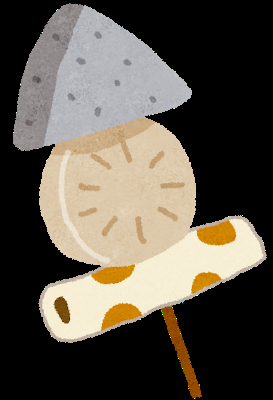
#> input picture 03_py_core/data/oden.png, 273 x 400 px
$ python py_basic_ops.py
#> lines starting #> are read from the running program, lines starting #| are printed output that depends on the picture; after the words box and inside, x2 and y2 are one past the last pixel; in counts of white or black regions, pixels touching at a corner belong together
# -*- coding: utf-8 -*-
import cv2 as cv
import numpy as np

img = cv.imread('data/oden.png')
#> img is the input picture: shape (400, 273, 3); mean B, G, R 73.9, 84.4, 91.2

px = img[100, 100]
#> px = [191, 185, 183]
print(px)
#| [191 185 183]


blue = img[100, 100, 0]
#> blue = 191
print(blue)
#| 191

img[100, 100] = [255, 255, 255]
#> img: shape (400, 273, 3); under 0.01% of pixels changed, all inside (x1, y1, x2, y2) = (100, 100, 101, 101)
print(img[100, 100])
#| [255 255 255]

print(img.item(10, 10, 2))
#| 0
print(img.itemset((10, 10, 2), 100))
#| None
#> img: shape (400, 273, 3); mean B, G, R 73.9, 84.4, 91.2
print(img.item(10, 10, 2))
#| 100

print("----")

print(img.shape)
#| (400, 273, 3)
print(img.size)
#| 327600
print(img.dtype)
#| uint8

print("----")
ball = img[280:340, 210:270]
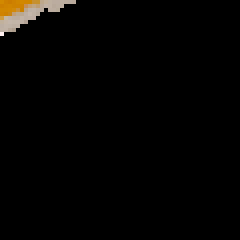
#> ball: shape (60, 60, 3) (shown 4 times larger); mean B, G, R 2.6, 3.8, 4.6
img[100:160, 210:270] = ball
#> img: shape (400, 273, 3); mean B, G, R 74, 84.6, 91.4
# cv.imshow('image', img)
# cv.waitKey(0)
# cv.destroyAllWindows()


print("----")
b, g, r = cv.split(img)
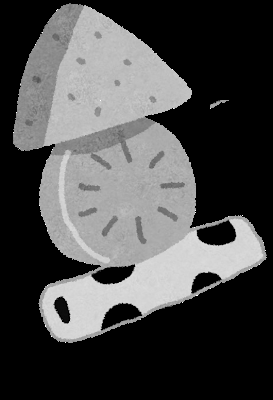
#> b: shape (400, 273); min 0, max 255, mean 74
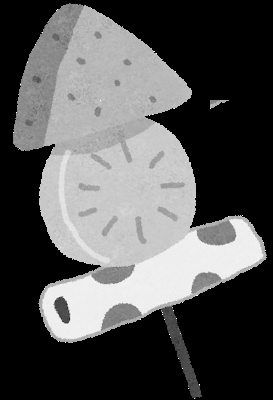
#> g: shape (400, 273); min 0, max 255, mean 84.6
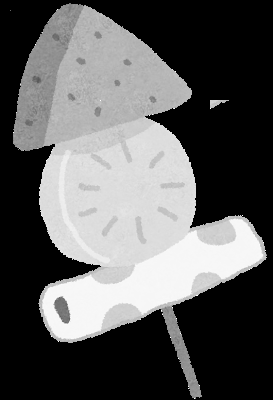
#> r: shape (400, 273); min 0, max 255, mean 91.4
img = cv.merge((b, g, r))
b = img[:, :, 0]
img[:, :, 2] = 0
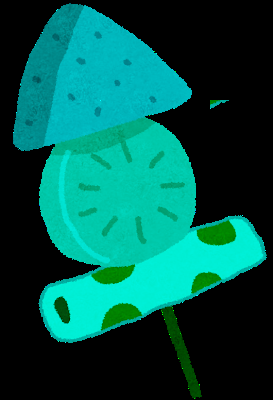
#> img: shape (400, 273, 3); mean B, G, R 74, 84.6, 0
# cv.imshow('image', img)
# cv.waitKey(0)
# cv.destroyAllWindows()


import matplotlib.pyplot as plt

RED = [255, 0, 0]

img1 = cv.imread('data/oden.png')
img1 = img1[:,:,::-1]

replicate = cv.copyMakeBorder(img1, 10, 10, 10, 10, cv.BORDER_REPLICATE)
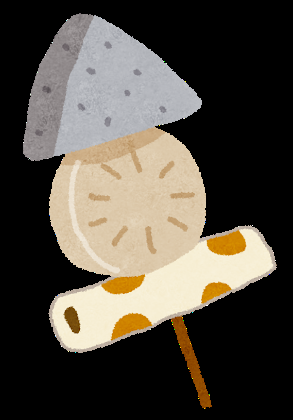
#> replicate: shape (420, 293, 3); mean R, G, B 80.9, 74.9, 65.6
reflect = cv.copyMakeBorder(img1, 10, 10, 10, 10, cv.BORDER_REFLECT)
reflect101 = cv.copyMakeBorder(img1, 10, 10, 10, 10, cv.BORDER_REFLECT_101)
wrap = cv.copyMakeBorder(img1, 10, 10, 10, 10, cv.BORDER_WRAP)
constant = cv.copyMakeBorder(img1, 10, 10, 10, 10, cv.BORDER_CONSTANT, value=RED)
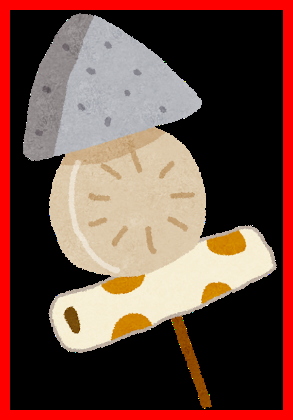
#> constant: shape (420, 293, 3); mean R, G, B 109.7, 74.9, 65.6

plt.subplot(231), plt.imshow(img1, 'gray'), plt.title("ORIGINAL")
plt.subplot(232), plt.imshow(replicate, 'gray'), plt.title("REPLICATE")
plt.subplot(233), plt.imshow(reflect, 'gray'), plt.title("REFLECT")
plt.subplot(234), plt.imshow(reflect101, 'gray'), plt.title("REFLECT_101")
plt.subplot(235), plt.imshow(wrap, 'gray'), plt.title("WRAP")
plt.subplot(236), plt.imshow(constant, 'gray'), plt.title("CONSTANT")
plt.show()

$ run again, with 03_py_core/data/music_koto_man.png copied over 03_py_core/data/oden.png
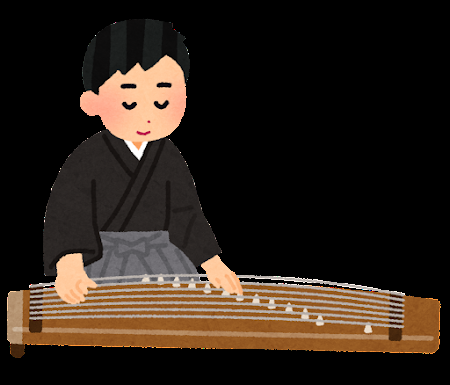
#> input picture 03_py_core/data/music_koto_man.png, 450 x 385 px
#> img is the input picture: shape (385, 450, 3); mean B, G, R 25.7, 34.1, 44.5
#> px = [152, 179, 255]
#| [152 179 255]
#> blue = 152
#| 152
#| [255 255 255]
#| 0
#| None
#| 100
#| (385, 450, 3)
#| 519750
#| uint8
#> `img[:, :, 2] = 0`:
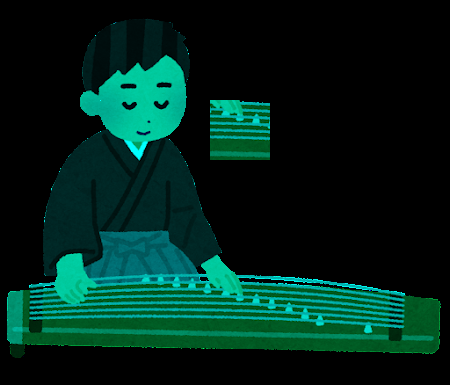
#> img: shape (385, 450, 3); mean B, G, R 27.4, 36.7, 0
#> `constant = cv.copyMakeBorder(img1, 10, 10, 10, 10, cv.BORDER_CONSTANT,..`:
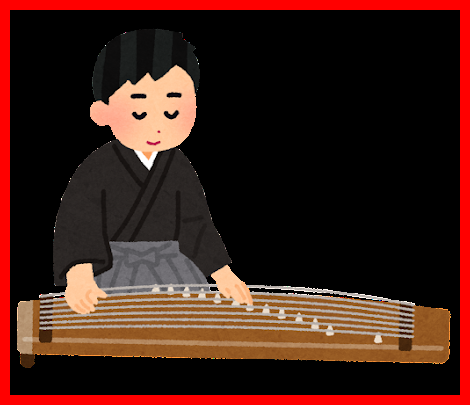
#> constant: shape (405, 470, 3); mean R, G, B 63.4, 31, 23.4
